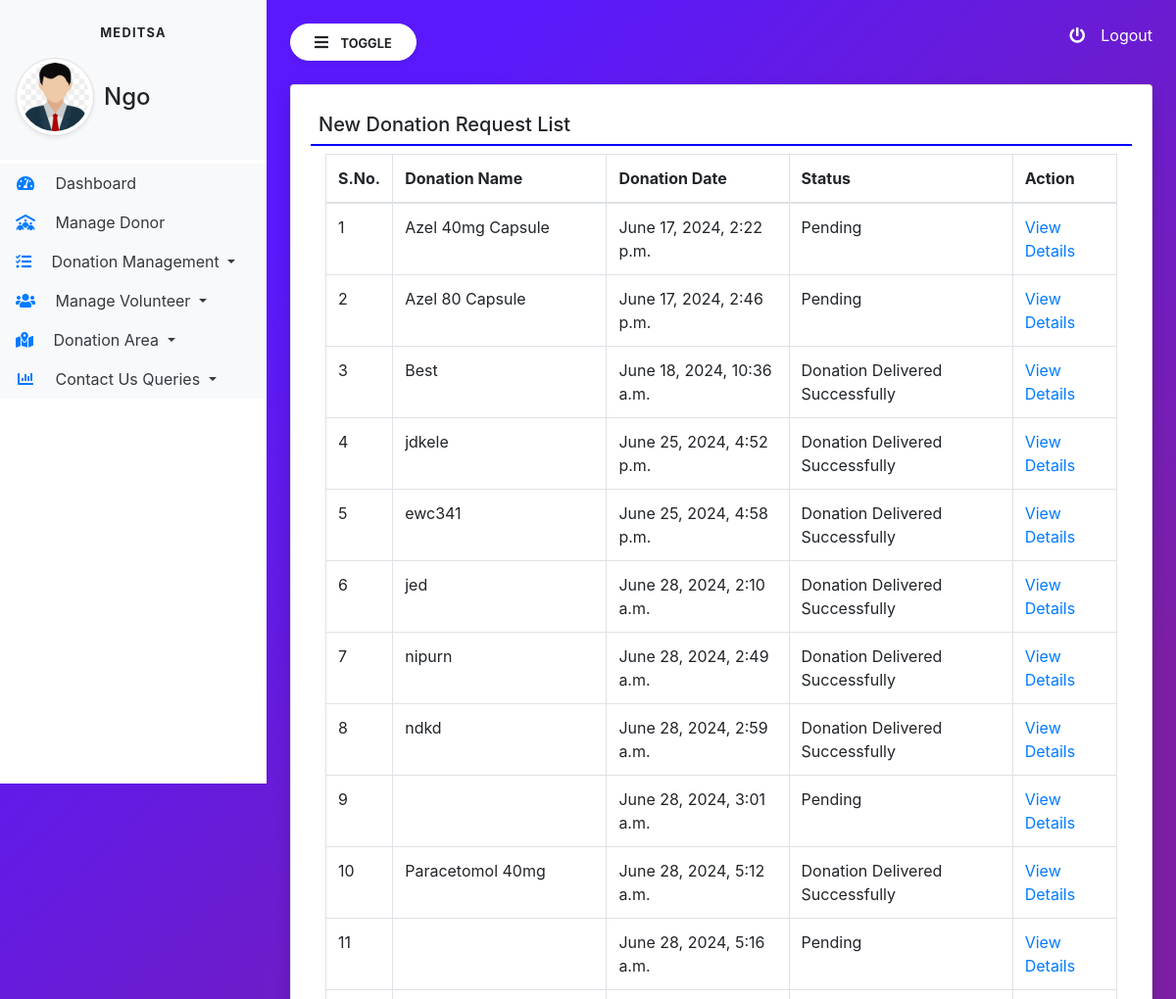
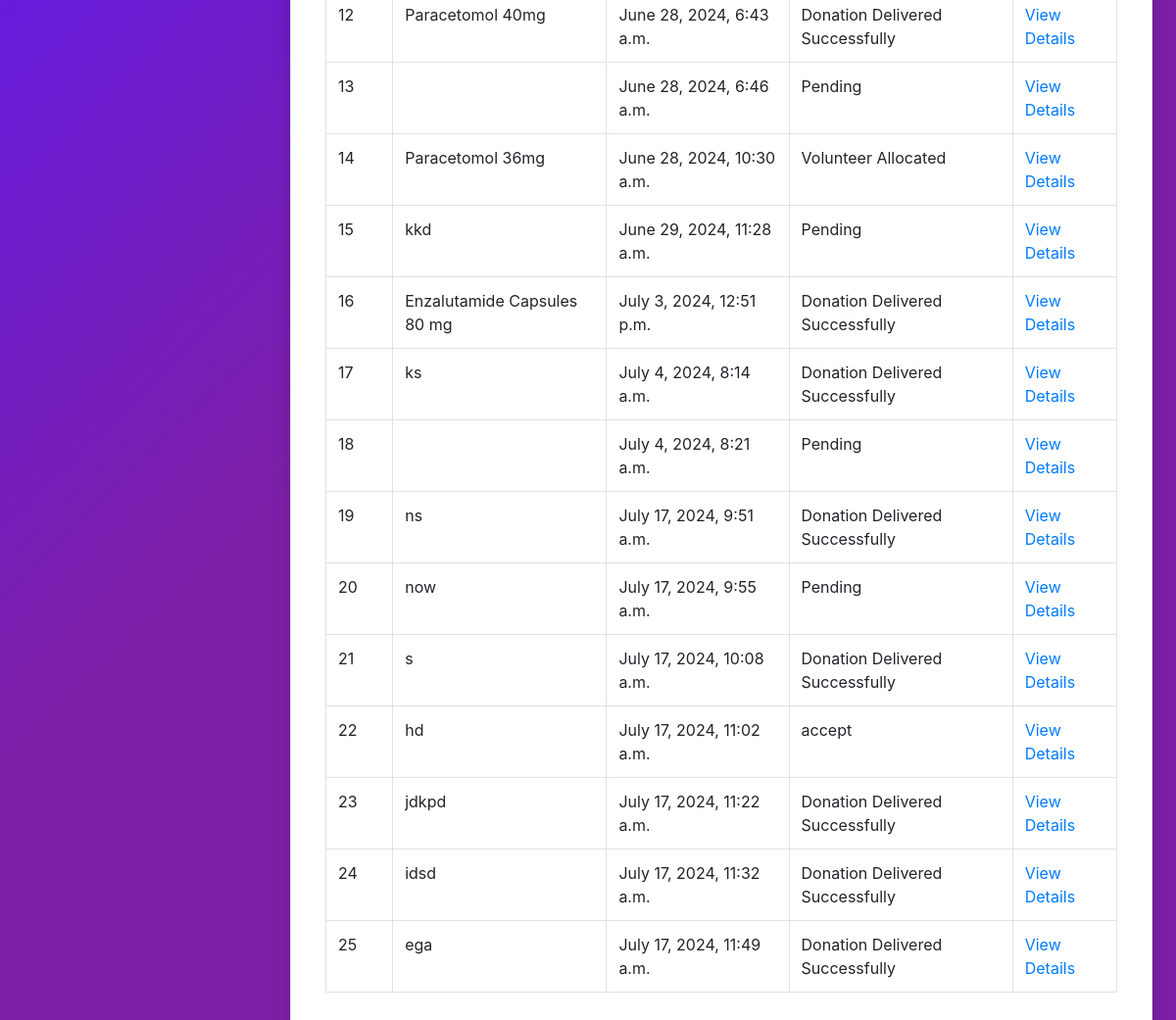
The page /pending_donation/ (signed in) on the database its author committed (2 pictures, top to bottom).
### service/models.py (models this page shows, shortened)
class donationew(models.Model):
    medicine = models.CharField(max_length=100,default='now')
    tablet_con=models.CharField(max_length=6)
    medi_type=models.CharField(max_length=13,default='Syrub')
    pur_date=models.DateField(null=True)
    ex_date=models.DateField(null=True)
    discrib = models.TextField()
    medicinepic = models.FileField(null=True)
    collectionloc = models.CharField(max_length=300,null=True)
    status = models.CharField(max_length=50,null=True,default="Pending")
    adminremark = models.CharField(max_length=300,null=True)
    volunteerreamrk = models.CharField(max_length=300,null=True)
    donationdate = models.DateTimeField(auto_now_add=True)
    updationdate = models.DateField(null=True)
    name=models.CharField(max_length=20)
    last=models.CharField(max_length=20)
    contact=models.CharField(max_length=15)
    email=models.CharField(max_length=60)
    donorpic=models.FileField(null=True)
    area=models.CharField(max_length=100,null=True)
    vol_member=models.CharField(max_length=60) #----------
    deliverypic = models.FileField(null=True)
    deliverydate = models.DateTimeField(auto_now_add=True)
    class Meta:
        db_table = "donationew"

### MediTSA/views.py (the view)
# urls.py: path("pending_donation/", views.pending_donation, name="pending_donation"),
def pending_donation(request):
    if not request.user.is_authenticated:
        return redirect("ngo_log")
    donation = donationew.objects.all()#resume-------------------------------------------------------------------
    return render(request,"pending_donation.html",locals())

### templates/pending_donation.html (shortened to what this page needs)
{% extends 'ngo_home.html' %}
{% block main %}
<link rel="stylesheet" href="https://cdn.datatables.net/2.0.7/css/dataTables.dataTables.css">
<link rel="stylesheet" href="https://cdn.datatables.net/buttons/3.0.2/css/buttons.dataTables.css">
<div class="card shadow">
    <div class="card-body">
        <h5 class="p-2" style="border-bottom : 2px solid blue">New Donation Request List</h5>
    <div class="container-fluid">
        <table id="example" class="table table-bordered">
            <thead>
                <tr>
                    <th>S.No.</th>
                    <th>Donation Name</th>
                    <th>Donation Date</th>
                    <th>Status</th>
                    <th>Action</th>
                </tr>
            </thead>
            <tbody>
                {% for i in donation %}
                <tr>
                    <td>{{forloop.counter}}</td>
                    <td>{{i.medicine}}</td>
                    <td>{{i.donationdate}}</td>
                    <td>{{i.status}}</td>
                    <td><a href="{% url 'view_donation' i.id %}" class="text-primary">View Details</a></td>
                </tr>
                {% endfor %}
            </tbody>
        </table>
    </div>
    </div>
</div>
{% endblock %}

### templates/ngo_home.html (style rules this page uses)
body { background-image: linear-gradient(135.9deg,rgba(89,25,252,1) 16.4%,rgba(125,31,165,1) 56.1%); min-height: 100vh; }

### rows shown on the page
donationew: medicine "Azel 40mg Capsule", donationdate "June 17, 2024, 2:22 p.m.", status "Pending"
donationew: medicine "Azel 80 Capsule", donationdate "June 17, 2024, 2:46 p.m.", status "Pending"
donationew: medicine "Best", donationdate "June 18, 2024, 10:36 a.m.", status "Donation Delivered Successfully"
donationew: medicine "jdkele", donationdate "June 25, 2024, 4:52 p.m.", status "Donation Delivered Successfully"
donationew: medicine "ewc341", donationdate "June 25, 2024, 4:58 p.m.", status "Donation Delivered Successfully"
donationew: medicine "jed", donationdate "June 28, 2024, 2:10 a.m.", status "Donation Delivered Successfully"
donationew: medicine "nipurn", donationdate "June 28, 2024, 2:49 a.m.", status "Donation Delivered Successfully"
donationew: medicine "ndkd", donationdate "June 28, 2024, 2:59 a.m.", status "Donation Delivered Successfully"
donationew: donationdate "June 28, 2024, 3:01 a.m.", status "Pending"
donationew: medicine "Paracetomol 40mg", donationdate "June 28, 2024, 5:12 a.m.", status "Donation Delivered Successfully"
donationew: donationdate "June 28, 2024, 5:16 a.m.", status "Pending"
donationew: medicine "Paracetomol 40mg", donationdate "June 28, 2024, 6:43 a.m.", status "Donation Delivered Successfully"
donationew: donationdate "June 28, 2024, 6:46 a.m.", status "Pending"
donationew: medicine "Paracetomol 36mg", donationdate "June 28, 2024, 10:30 a.m.", status "Volunteer Allocated"
donationew: medicine "kkd", donationdate "June 29, 2024, 11:28 a.m.", status "Pending"
donationew: medicine "Enzalutamide Capsules 80 mg", donationdate "July 3, 2024, 12:51 p.m.", status "Donation Delivered Successfully"
donationew: medicine "ks", donationdate "July 4, 2024, 8:14 a.m.", status "Donation Delivered Successfully"
donationew: donationdate "July 4, 2024, 8:21 a.m.", status "Pending"
donationew: medicine "ns", donationdate "July 17, 2024, 9:51 a.m.", status "Donation Delivered Successfully"
donationew: medicine "now", donationdate "July 17, 2024, 9:55 a.m.", status "Pending"
donationew: medicine "s", donationdate "July 17, 2024, 10:08 a.m.", status "Donation Delivered Successfully"
donationew: medicine "hd", donationdate "July 17, 2024, 11:02 a.m.", status "accept"
donationew: medicine "jdkpd", donationdate "July 17, 2024, 11:22 a.m.", status "Donation Delivered Successfully"
donationew: medicine "idsd", donationdate "July 17, 2024, 11:32 a.m.", status "Donation Delivered Successfully"
donationew: medicine "ega", donationdate "July 17, 2024, 11:49 a.m.", status "Donation Delivered Successfully"
